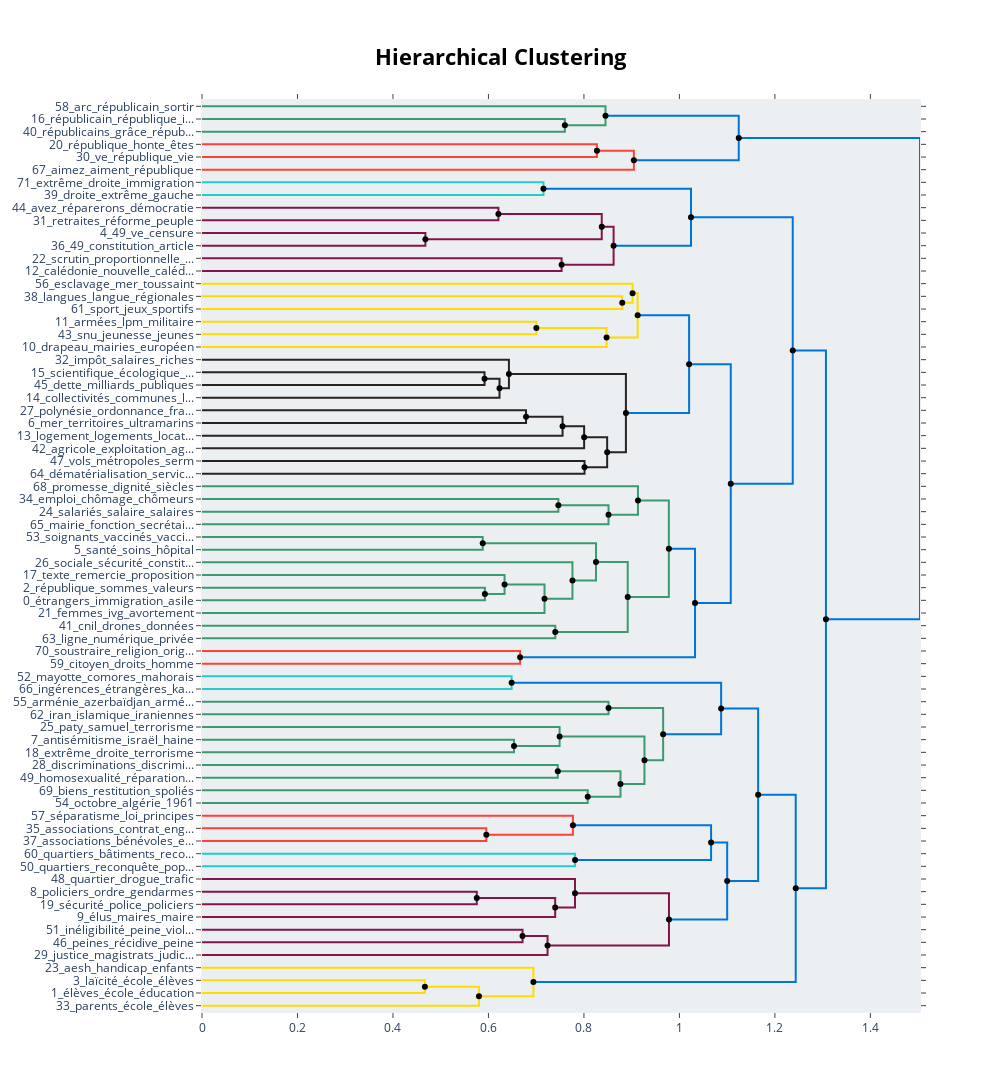

The code cell stored with this chart in its notebook:
### Code cell
fig_hierarchical = topic_model.visualize_hierarchy(
    hierarchical_topics=hierarchical_topics
)
fig_hierarchical

### Figure 1 — Plotly figure (JSON) as saved in the notebook; plotly's stock layout.template omitted (floating-point values rounded to 4 significant figures)
{"data": [{"hoverinfo": "text", "marker": {"color": "rgb(61,153,112)"}, "mode": "lines", "text": ["républicain_république_iiie_ordre_barrage", "", "", "républicains_grâce_républicain_attachées_espèrent"], "type": "scatter", "x": [0, 0.76, 0.76, 0], "xaxis": "x", "y": [-15, -15, -25, -25], "yaxis": "y"}, {"hoverinfo": "text", "marker": {"color": "rgb(61,153,112)"}, "mode": "lines", "text": ["arc_républicain_sortir_étonnement_situerait", "", "", "républicain_républicains_république_grâce_iiie"], "type": "scatter", "x": [0, 0.8452, 0.8452, 0.76], "xaxis": "x", "y": [-5, -5, -20, -20], "yaxis": "y"}, {"hoverinfo": "text", "marker": {"color": "rgb(255,65,54)"}, "mode": "lines", "text": ["république_honte_êtes_détruisant_détruisez", "", "", "ve_république_vie_présidente_pen"], "type": "scatter", "x": [0, 0.8272, 0.8272, 0], "xaxis": "x", "y": [-35, -35, -45, -45], "yaxis": "y"}, {"hoverinfo": "text", "marker": {"color": "rgb(255,65,54)"}, "mode": "lines", "text": ["république_honte_ve_vie_êtes", "", "", "aimez_aiment_république_rance_aimait"], "type": "scatter", "x": [0.8272, 0.9046, 0.9046, 0], "xaxis": "x", "y": [-40, -40, -55, -55], "yaxis": "y"}, {"hoverinfo": "text", "marker": {"color": "rgb(0,116,217)"}, "mode": "lines", "text": ["républicain_arc_républicains_république_grâce", "", "", "république_honte_ve_aimez_vie"], "type": "scatter", "x": [0.8452, 1.124, 1.124, 0.9046], "xaxis": "x", "y": [-12.5, -12.5, -47.5, -47.5], "yaxis": "y"}, {"hoverinfo": "text", "marker": {"color": "rgb(35,205,205)"}, "mode": "lines", "text": ["extrême_droite_immigration_peur_ennemi", "", "", "droite_extrême_gauche_histoire_dos"], "type": "scatter", "x": [0, 0.7152, 0.7152, 0], "xaxis": "x", "y": [-65, -65, -75, -75], "yaxis": "y"}, {"hoverinfo": "text", "marker": {"color": "rgb(133,20,75)"}, "mode": "lines", "text": ["avez_réparerons_démocratie_macron_emmanuel", "", "", "retraites_réforme_peuple_retraite_64"], "type": "scatter", "x": [0, 0.6209, 0.6209, 0], "xaxis": "x", "y": [-85, -85, -95, -95], "yaxis": "y"}, {"hoverinfo": "text", "marker": {"color": "rgb(133,20,75)"}, "mode": "lines", "text": ["49_ve_censure_assemblée_majorité", "", "", "49_constitution_article_alinéa_1958"], "type": "scatter", "x": [0, 0.4679, 0.4679, 0], "xaxis": "x", "y": [-105, -105, -115, -115], "yaxis": "y"}, {"hoverinfo": "text", "marker": {"color": "rgb(133,20,75)"}, "mode": "lines", "text": ["retraites_réforme_peuple_avez_démocratie", "", "", "49_ve_constitution_assemblée_majorité"], "type": "scatter", "x": [0.6209, 0.8373, 0.8373, 0.4679], "xaxis": "x", "y": [-90, -90, -110, -110], "yaxis": "y"}, {"hoverinfo": "text", "marker": {"color": "rgb(133,20,75)"}, "mode": "lines", "text": ["scrutin_proportionnelle_mode_majoritaire_ve", "", "", "calédonie_nouvelle_calédoniens_accord_nouméa"], "type": "scatter", "x": [0, 0.7532, 0.7532, 0], "xaxis": "x", "y": [-125, -125, -135, -135], "yaxis": "y"}, {"hoverinfo": "text", "marker": {"color": "rgb(133,20,75)"}, "mode": "lines", "text": ["49_ve_assemblée_avez_constitution", "", "", "calédonie_nouvelle_élections_scrutin_calédoniens"], "type": "scatter", "x": [0.8373, 0.8621, 0.8621, 0.7532], "xaxis": "x", "y": [-100, -100, -130, -130], "yaxis": "y"}, {"hoverinfo": "text", "marker": {"color": "rgb(0,116,217)"}, "mode": "lines", "text": ["droite_extrême_gauche_peur_histoire", "", "", "calédonie_nouvelle_49_ve_élections"], "type": "scatter", "x": [0.7152, 1.024, 1.024, 0.8621], "xaxis": "x", "y": [-70, -70, -115, -115], "yaxis": "y"}, {"hoverinfo": "text", "marker": {"color": "rgb(255,220,0)"}, "mode": "lines", "text": ["langues_langue_régionales_française_enseignement", "", "", "sport_jeux_sportifs_clubs_sportive"], "type": "scatter", "x": [0, 0.8803, 0.8803, 0], "xaxis": "x", "y": [-155, -155, -165, -165], "yaxis": "y"}, {"hoverinfo": "text", "marker": {"color": "rgb(255,220,0)"}, "mode": "lines", "text": ["esclavage_mer_toussaint_louverture_aboli", "", "", "langues_langue_régionales_sport_jeux"], "type": "scatter", "x": [0, 0.9019, 0.9019, 0.8803], "xaxis": "x", "y": [-145, -145, -160, -160], "yaxis": "y"}, {"hoverinfo": "text", "marker": {"color": "rgb(255,220,0)"}, "mode": "lines", "text": ["armées_lpm_militaire_programmation_défense", "", "", "snu_jeunesse_jeunes_militaire_smv"], "type": "scatter", "x": [0, 0.7004, 0.7004, 0], "xaxis": "x", "y": [-175, -175, -185, -185], "yaxis": "y"}, {"hoverinfo": "text", "marker": {"color": "rgb(255,220,0)"}, "mode": "lines", "text": ["armées_militaire_défense_lpm_programmation", "", "", "drapeau_mairies_européen_tricolore_pavoisement"], "type": "scatter", "x": [0.7004, 0.8475, 0.8475, 0], "xaxis": "x", "y": [-180, -180, -195, -195], "yaxis": "y"}, {"hoverinfo": "text", "marker": {"color": "rgb(255,220,0)"}, "mode": "lines", "text": ["langues_langue_régionales_sport_française", "", "", "armées_drapeau_militaire_défense_programmation"], "type": "scatter", "x": [0.9019, 0.9126, 0.9126, 0.8475], "xaxis": "x", "y": [-152.5, -152.5, -187.5, -187.5], "yaxis": "y"}, {"hoverinfo": "text", "marker": {"color": "rgb(40,35,35)"}, "mode": "lines", "text": ["scientifique_écologique_climatique_énergie_nucléaire", "", "", "dette_milliards_publiques_dépenses_finances"], "type": "scatter", "x": [0, 0.5918, 0.5918, 0], "xaxis": "x", "y": [-215, -215, -225, -225], "yaxis": "y"}, {"hoverinfo": "text", "marker": {"color": "rgb(40,35,35)"}, "mode": "lines", "text": ["dette_milliards_publiques_écologique_finances", "", "", "collectivités_communes_locales_finances_dgf"], "type": "scatter", "x": [0.5918, 0.6232, 0.6232, 0], "xaxis": "x", "y": [-220, -220, -235, -235], "yaxis": "y"}, {"hoverinfo": "text", "marker": {"color": "rgb(40,35,35)"}, "mode": "lines", "text": ["impôt_salaires_riches_milliards_entreprises", "", "", "collectivités_milliards_finances_dette_publiques"], "type": "scatter", "x": [0, 0.6429, 0.6429, 0.6232], "xaxis": "x", "y": [-205, -205, -227.5, -227.5], "yaxis": "y"}, {"hoverinfo": "text", "marker": {"color": "rgb(40,35,35)"}, "mode": "lines", "text": ["polynésie_ordonnance_française_fonction_publique", "", "", "mer_territoires_ultramarins_prix_eau"], "type": "scatter", "x": [0, 0.6788, 0.6788, 0], "xaxis": "x", "y": [-245, -245, -255, -255], "yaxis": "y"}, {"hoverinfo": "text", "marker": {"color": "rgb(40,35,35)"}, "mode": "lines", "text": ["mer_territoires_polynésie_ultramarins_ordonnance", "", "", "logement_logements_locataires_abri_domicile"], "type": "scatter", "x": [0.6788, 0.7552, 0.7552, 0], "xaxis": "x", "y": [-250, -250, -265, -265], "yaxis": "y"}, {"hoverinfo": "text", "marker": {"color": "rgb(40,35,35)"}, "mode": "lines", "text": ["mer_territoires_polynésie_ultramarins_ordonnance", "", "", "agricole_exploitation_agriculteurs_marins_agriculture"], "type": "scatter", "x": [0.7552, 0.8004, 0.8004, 0], "xaxis": "x", "y": [-257.5, -257.5, -275, -275], "yaxis": "y"}, {"hoverinfo": "text", "marker": {"color": "rgb(40,35,35)"}, "mode": "lines", "text": ["vols_métropoles_serm_transports_ferroviaire", "", "", "dématérialisation_services_numérique_publics_accueil"], "type": "scatter", "x": [0, 0.8013, 0.8013, 0], "xaxis": "x", "y": [-285, -285, -295, -295], "yaxis": "y"}, {"hoverinfo": "text", "marker": {"color": "rgb(40,35,35)"}, "mode": "lines", "text": ["mer_territoires_polynésie_ultramarins_ordonnance", "", "", "services_dématérialisation_publics_numérique_accueil"], "type": "scatter", "x": [0.8004, 0.8487, 0.8487, 0.8013], "xaxis": "x", "y": [-266.2, -266.2, -290, -290], "yaxis": "y"}, {"hoverinfo": "text", "marker": {"color": "rgb(40,35,35)"}, "mode": "lines", "text": ["collectivités_milliards_finances_euros_dette", "", "", "mer_territoires_polynésie_ultramarins_ordonnance"], "type": "scatter", "x": [0.6429, 0.8879, 0.8879, 0.8487], "xaxis": "x", "y": [-216.2, -216.2, -278.1, -278.1], "yaxis": "y"}, {"hoverinfo": "text", "marker": {"color": "rgb(0,116,217)"}, "mode": "lines", "text": ["langues_armées_drapeau_langue_militaire", "", "", "mer_collectivités_territoires_qu_euros"], "type": "scatter", "x": [0.9126, 1.02, 1.02, 0.8879], "xaxis": "x", "y": [-170, -170, -247.2, -247.2], "yaxis": "y"}, {"hoverinfo": "text", "marker": {"color": "rgb(61,153,112)"}, "mode": "lines", "text": ["emploi_chômage_chômeurs_travail_rsa", "", "", "salariés_salaire_salaires_entreprises_valeur"], "type": "scatter", "x": [0, 0.7465, 0.7465, 0], "xaxis": "x", "y": [-315, -315, -325, -325], "yaxis": "y"}, {"hoverinfo": "text", "marker": {"color": "rgb(61,153,112)"}, "mode": "lines", "text": ["emploi_salariés_salaires_salaire_entreprises", "", "", "mairie_fonction_secrétaires_publique_métier"], "type": "scatter", "x": [0.7465, 0.8515, 0.8515, 0], "xaxis": "x", "y": [-320, -320, -335, -335], "yaxis": "y"}, {"hoverinfo": "text", "marker": {"color": "rgb(61,153,112)"}, "mode": "lines", "text": ["promesse_dignité_siècles_précaires_correspondre", "", "", "emploi_salariés_salaires_travail_salaire"], "type": "scatter", "x": [0, 0.9132, 0.9132, 0.8515], "xaxis": "x", "y": [-305, -305, -327.5, -327.5], "yaxis": "y"}, {"hoverinfo": "text", "marker": {"color": "rgb(61,153,112)"}, "mode": "lines", "text": ["soignants_vaccinés_vaccinale_santé_covid", "", "", "santé_soins_hôpital_médecins_soignants"], "type": "scatter", "x": [0, 0.5881, 0.5881, 0], "xaxis": "x", "y": [-345, -345, -355, -355], "yaxis": "y"}, {"hoverinfo": "text", "marker": {"color": "rgb(61,153,112)"}, "mode": "lines", "text": ["république_sommes_valeurs_français_compromis", "", "", "étrangers_immigration_asile_intégration_expulsion"], "type": "scatter", "x": [0, 0.5926, 0.5926, 0], "xaxis": "x", "y": [-385, -385, -395, -395], "yaxis": "y"}, {"hoverinfo": "text", "marker": {"color": "rgb(61,153,112)"}, "mode": "lines", "text": ["texte_remercie_proposition_loi_amendements", "", "", "étrangers_immigration_asile_intégration_france"], "type": "scatter", "x": [0, 0.6337, 0.6337, 0.5926], "xaxis": "x", "y": [-375, -375, -390, -390], "yaxis": "y"}, {"hoverinfo": "text", "marker": {"color": "rgb(61,153,112)"}, "mode": "lines", "text": ["étrangers_immigration_asile_france_intégration", "", "", "femmes_ivg_avortement_droit_liberté"], "type": "scatter", "x": [0.6337, 0.7174, 0.7174, 0], "xaxis": "x", "y": [-382.5, -382.5, -405, -405], "yaxis": "y"}, {"hoverinfo": "text", "marker": {"color": "rgb(61,153,112)"}, "mode": "lines", "text": ["sociale_sécurité_constitutionnelle_institution_constitution", "", "", "droit_étrangers_femmes_immigration_asile"], "type": "scatter", "x": [0, 0.776, 0.776, 0.7174], "xaxis": "x", "y": [-365, -365, -393.8, -393.8], "yaxis": "y"}, {"hoverinfo": "text", "marker": {"color": "rgb(61,153,112)"}, "mode": "lines", "text": ["santé_soins_hôpital_soignants_système", "", "", "droit_étrangers_femmes_immigration_asile"], "type": "scatter", "x": [0.5881, 0.8253, 0.8253, 0.776], "xaxis": "x", "y": [-350, -350, -379.4, -379.4], "yaxis": "y"}, {"hoverinfo": "text", "marker": {"color": "rgb(61,153,112)"}, "mode": "lines", "text": ["cnil_drones_données_avis_conseil", "", "", "ligne_numérique_privée_image_contre"], "type": "scatter", "x": [0, 0.74, 0.74, 0], "xaxis": "x", "y": [-415, -415, -425, -425], "yaxis": "y"}, {"hoverinfo": "text", "marker": {"color": "rgb(61,153,112)"}, "mode": "lines", "text": ["santé_droit_loi_étrangers_qu", "", "", "cnil_ligne_numérique_données_libertés"], "type": "scatter", "x": [0.8253, 0.8917, 0.8917, 0.74], "xaxis": "x", "y": [-364.7, -364.7, -420, -420], "yaxis": "y"}, {"hoverinfo": "text", "marker": {"color": "rgb(61,153,112)"}, "mode": "lines", "text": ["emploi_salariés_salaires_travail_salaire", "", "", "droit_santé_loi_qu_femmes"], "type": "scatter", "x": [0.9132, 0.9779, 0.9779, 0.8917], "xaxis": "x", "y": [-316.2, -316.2, -392.3, -392.3], "yaxis": "y"}, {"hoverinfo": "text", "marker": {"color": "rgb(255,65,54)"}, "mode": "lines", "text": ["soustraire_religion_origine_prévaloir_lois", "", "", "citoyen_droits_homme_déclaration_liberté"], "type": "scatter", "x": [0, 0.6663, 0.6663, 0], "xaxis": "x", "y": [-435, -435, -445, -445], "yaxis": "y"}, {"hoverinfo": "text", "marker": {"color": "rgb(0,116,217)"}, "mode": "lines", "text": ["droit_femmes_santé_loi_qu", "", "", "citoyen_droits_déclaration_homme_article"], "type": "scatter", "x": [0.9779, 1.033, 1.033, 0.6663], "xaxis": "x", "y": [-354.3, -354.3, -440, -440], "yaxis": "y"}, {"hoverinfo": "text", "marker": {"color": "rgb(0,116,217)"}, "mode": "lines", "text": ["mer_collectivités_territoires_qu_euros", "", "", "droit_loi_femmes_santé_qu"], "type": "scatter", "x": [1.02, 1.108, 1.108, 1.033], "xaxis": "x", "y": [-208.6, -208.6, -397.1, -397.1], "yaxis": "y"}, {"hoverinfo": "text", "marker": {"color": "rgb(0,116,217)"}, "mode": "lines", "text": ["calédonie_nouvelle_49_ve_république", "", "", "qu_loi_république_france_droit"], "type": "scatter", "x": [1.024, 1.237, 1.237, 1.108], "xaxis": "x", "y": [-92.5, -92.5, -302.9, -302.9], "yaxis": "y"}, {"hoverinfo": "text", "marker": {"color": "rgb(35,205,205)"}, "mode": "lines", "text": ["mayotte_comores_mahorais_migratoire_comorienne", "", "", "ingérences_étrangères_kazakhstan_mayotte_ingérence"], "type": "scatter", "x": [0, 0.6486, 0.6486, 0], "xaxis": "x", "y": [-455, -455, -465, -465], "yaxis": "y"}, {"hoverinfo": "text", "marker": {"color": "rgb(61,153,112)"}, "mode": "lines", "text": ["arménie_azerbaïdjan_arménien_karabakh_arméniens", "", "", "iran_islamique_iraniennes_iranien_iraniens"], "type": "scatter", "x": [0, 0.8516, 0.8516, 0], "xaxis": "x", "y": [-475, -475, -485, -485], "yaxis": "y"}, {"hoverinfo": "text", "marker": {"color": "rgb(61,153,112)"}, "mode": "lines", "text": ["antisémitisme_israël_haine_antisémites_juifs", "", "", "extrême_droite_terrorisme_groupuscules_ultradroite"], "type": "scatter", "x": [0, 0.6536, 0.6536, 0], "xaxis": "x", "y": [-505, -505, -515, -515], "yaxis": "y"}, {"hoverinfo": "text", "marker": {"color": "rgb(61,153,112)"}, "mode": "lines", "text": ["paty_samuel_terrorisme_bernard_dominique", "", "", "antisémitisme_terrorisme_extrême_haine_droite"], "type": "scatter", "x": [0, 0.7491, 0.7491, 0.6536], "xaxis": "x", "y": [-495, -495, -510, -510], "yaxis": "y"}, {"hoverinfo": "text", "marker": {"color": "rgb(61,153,112)"}, "mode": "lines", "text": ["discriminations_discrimination_tests_racisme_statistiques", "", "", "homosexualité_réparation_1942_vichy_homosexuelles"], "type": "scatter", "x": [0, 0.7452, 0.7452, 0], "xaxis": "x", "y": [-525, -525, -535, -535], "yaxis": "y"}, {"hoverinfo": "text", "marker": {"color": "rgb(61,153,112)"}, "mode": "lines", "text": ["biens_restitution_spoliés_culturels_restitutions", "", "", "octobre_algérie_1961_17_victimes"], "type": "scatter", "x": [0, 0.8079, 0.8079, 0], "xaxis": "x", "y": [-545, -545, -555, -555], "yaxis": "y"}, {"hoverinfo": "text", "marker": {"color": "rgb(61,153,112)"}, "mode": "lines", "text": ["discriminations_discrimination_tests_homosexualité_réparation", "", "", "octobre_histoire_mémoire_algérie_1961"], "type": "scatter", "x": [0.7452, 0.8765, 0.8765, 0.8079], "xaxis": "x", "y": [-530, -530, -550, -550], "yaxis": "y"}, {"hoverinfo": "text", "marker": {"color": "rgb(61,153,112)"}, "mode": "lines", "text": ["terrorisme_antisémitisme_haine_extrême_contre", "", "", "discriminations_discrimination_victimes_histoire_mémoire"], "type": "scatter", "x": [0.7491, 0.9268, 0.9268, 0.8765], "xaxis": "x", "y": [-502.5, -502.5, -540, -540], "yaxis": "y"}, {"hoverinfo": "text", "marker": {"color": "rgb(61,153,112)"}, "mode": "lines", "text": ["arménie_iran_azerbaïdjan_arménien_karabakh", "", "", "antisémitisme_terrorisme_contre_discriminations_france"], "type": "scatter", "x": [0.8516, 0.9659, 0.9659, 0.9268], "xaxis": "x", "y": [-480, -480, -521.2, -521.2], "yaxis": "y"}, {"hoverinfo": "text", "marker": {"color": "rgb(0,116,217)"}, "mode": "lines", "text": ["mayotte_comores_étrangères_ingérences_kazakhstan", "", "", "antisémitisme_france_contre_arménie_terrorisme"], "type": "scatter", "x": [0.6486, 1.087, 1.087, 0.9659], "xaxis": "x", "y": [-460, -460, -500.6, -500.6], "yaxis": "y"}, {"hoverinfo": "text", "marker": {"color": "rgb(255,65,54)"}, "mode": "lines", "text": ["associations_contrat_engagement_association_subventions", "", "", "associations_bénévoles_engagement_associatif_bénévole"], "type": "scatter", "x": [0, 0.5956, 0.5956, 0], "xaxis": "x", "y": [-575, -575, -585, -585], "yaxis": "y"}, {"hoverinfo": "text", "marker": {"color": "rgb(255,65,54)"}, "mode": "lines", "text": ["séparatisme_loi_principes_confortant_radicalisation", "", "", "associations_engagement_associatif_bénévoles_contrat"], "type": "scatter", "x": [0, 0.7769, 0.7769, 0.5956], "xaxis": "x", "y": [-565, -565, -580, -580], "yaxis": "y"}, {"hoverinfo": "text", "marker": {"color": "rgb(35,205,205)"}, "mode": "lines", "text": ["quartiers_bâtiments_reconstruction_publics_reconstruire", "", "", "quartiers_reconquête_populaires_habitants_républicaine"], "type": "scatter", "x": [0, 0.7815, 0.7815, 0], "xaxis": "x", "y": [-595, -595, -605, -605], "yaxis": "y"}, {"hoverinfo": "text", "marker": {"color": "rgb(0,116,217)"}, "mode": "lines", "text": ["associations_engagement_associatif_bénévoles_contrat", "", "", "quartiers_reconquête_habitants_bâtiments_reconstruction"], "type": "scatter", "x": [0.7769, 1.066, 1.066, 0.7815], "xaxis": "x", "y": [-572.5, -572.5, -600, -600], "yaxis": "y"}, {"hoverinfo": "text", "marker": {"color": "rgb(133,20,75)"}, "mode": "lines", "text": ["policiers_ordre_gendarmes_police_forces", "", "", "sécurité_police_policiers_gendarmes_ministère"], "type": "scatter", "x": [0, 0.5756, 0.5756, 0], "xaxis": "x", "y": [-625, -625, -635, -635], "yaxis": "y"}, {"hoverinfo": "text", "marker": {"color": "rgb(133,20,75)"}, "mode": "lines", "text": ["policiers_police_gendarmes_ordre_forces", "", "", "élus_maires_maire_locaux_élu"], "type": "scatter", "x": [0.5756, 0.7398, 0.7398, 0], "xaxis": "x", "y": [-630, -630, -645, -645], "yaxis": "y"}, {"hoverinfo": "text", "marker": {"color": "rgb(133,20,75)"}, "mode": "lines", "text": ["quartier_drogue_trafic_ville_stupéfiants", "", "", "élus_policiers_maires_police_violences"], "type": "scatter", "x": [0, 0.7813, 0.7813, 0.7398], "xaxis": "x", "y": [-615, -615, -637.5, -637.5], "yaxis": "y"}, {"hoverinfo": "text", "marker": {"color": "rgb(133,20,75)"}, "mode": "lines", "text": ["inéligibilité_peine_violences_délits_complémentaire", "", "", "peines_récidive_peine_planchers_emprisonnement"], "type": "scatter", "x": [0, 0.6714, 0.6714, 0], "xaxis": "x", "y": [-655, -655, -665, -665], "yaxis": "y"}, {"hoverinfo": "text", "marker": {"color": "rgb(133,20,75)"}, "mode": "lines", "text": ["peine_peines_récidive_délits_inéligibilité", "", "", "justice_magistrats_judiciaire_magistrature_moyens"], "type": "scatter", "x": [0.6714, 0.7238, 0.7238, 0], "xaxis": "x", "y": [-660, -660, -675, -675], "yaxis": "y"}, {"hoverinfo": "text", "marker": {"color": "rgb(133,20,75)"}, "mode": "lines", "text": ["élus_policiers_police_maires_sécurité", "", "", "justice_magistrats_peine_récidive_peines"], "type": "scatter", "x": [0.7813, 0.9781, 0.9781, 0.7238], "xaxis": "x", "y": [-626.2, -626.2, -667.5, -667.5], "yaxis": "y"}, {"hoverinfo": "text", "marker": {"color": "rgb(0,116,217)"}, "mode": "lines", "text": ["associations_engagement_associatif_bénévoles_contrat", "", "", "élus_policiers_justice_violences_police"], "type": "scatter", "x": [1.066, 1.1, 1.1, 0.9781], "xaxis": "x", "y": [-586.2, -586.2, -646.9, -646.9], "yaxis": "y"}, {"hoverinfo": "text", "marker": {"color": "rgb(0,116,217)"}, "mode": "lines", "text": ["france_contre_antisémitisme_terrorisme_arménie", "", "", "élus_associations_policiers_justice_violences"], "type": "scatter", "x": [1.087, 1.165, 1.165, 1.1], "xaxis": "x", "y": [-480.3, -480.3, -616.6, -616.6], "yaxis": "y"}, {"hoverinfo": "text", "marker": {"color": "rgb(255,220,0)"}, "mode": "lines", "text": ["laïcité_école_élèves_uniforme_religieux", "", "", "élèves_école_éducation_enseignants_enseignement"], "type": "scatter", "x": [0, 0.4668, 0.4668, 0], "xaxis": "x", "y": [-695, -695, -705, -705], "yaxis": "y"}, {"hoverinfo": "text", "marker": {"color": "rgb(255,220,0)"}, "mode": "lines", "text": ["école_élèves_laïcité_éducation_enseignants", "", "", "parents_école_élèves_conseils_extrême"], "type": "scatter", "x": [0.4668, 0.5802, 0.5802, 0], "xaxis": "x", "y": [-700, -700, -715, -715], "yaxis": "y"}, {"hoverinfo": "text", "marker": {"color": "rgb(255,220,0)"}, "mode": "lines", "text": ["aesh_handicap_enfants_école_élèves", "", "", "école_élèves_laïcité_éducation_enseignants"], "type": "scatter", "x": [0, 0.6942, 0.6942, 0.5802], "xaxis": "x", "y": [-685, -685, -707.5, -707.5], "yaxis": "y"}, {"hoverinfo": "text", "marker": {"color": "rgb(0,116,217)"}, "mode": "lines", "text": ["contre_qu_élus_été_république", "", "", "école_élèves_éducation_laïcité_scolaire"], "type": "scatter", "x": [1.165, 1.244, 1.244, 0.6942], "xaxis": "x", "y": [-548.4, -548.4, -696.2, -696.2], "yaxis": "y"}, {"hoverinfo": "text", "marker": {"color": "rgb(0,116,217)"}, "mode": "lines", "text": ["qu_loi_république_france_bien", "", "", "école_élèves_qu_république_été"], "type": "scatter", "x": [1.237, 1.307, 1.307, 1.244], "xaxis": "x", "y": [-197.7, -197.7, -622.3, -622.3], "yaxis": "y"}, {"hoverinfo": "text", "marker": {"color": "rgb(0,116,217)"}, "mode": "lines", "text": ["république_républicain_arc_républicains_honte", "", "", "qu_république_loi_été_france"], "type": "scatter", "x": [1.124, 1.504, 1.504, 1.307], "xaxis": "x", "y": [-30, -30, -410.0, -410.0], "yaxis": "y"}, {"hoverinfo": "text", "hovertext": ["république_honte_ve_vie_êtes", "républicain_arc_républicains_république_grâce", "retraites_réforme_peuple_avez_démocratie", "49_ve_assemblée_avez_constitution", "droite_extrême_gauche_peur_histoire", "armées_militaire_défense_lpm_programmation", "langues_langue_régionales_sport_française", "dette_milliards_publiques_écologique_finances", "mer_territoires_polynésie_ultramarins_ordonnance", "mer_territoires_polynésie_ultramarins_ordonnance", "mer_territoires_polynésie_ultramarins_ordonnance", "collectivités_milliards_finances_euros_dette", "langues_armées_drapeau_langue_militaire", "emploi_salariés_salaires_salaire_entreprises", "étrangers_immigration_asile_france_intégration", "santé_soins_hôpital_soignants_système", "santé_droit_loi_étrangers_qu", "emploi_salariés_salaires_travail_salaire", "droit_femmes_santé_loi_qu", "mer_collectivités_territoires_qu_euros", "calédonie_nouvelle_49_ve_république", "discriminations_discrimination_tests_homosexualité_réparation", "terrorisme_antisémitisme_haine_extrême_contre", "arménie_iran_azerbaïdjan_arménien_karabakh", "mayotte_comores_étrangères_ingérences_kazakhstan", "associations_engagement_associatif_bénévoles_contrat", "policiers_police_gendarmes_ordre_forces", "peine_peines_récidive_délits_inéligibilité", "élus_policiers_police_maires_sécurité", "associations_engagement_associatif_bénévoles_contrat", "france_contre_antisémitisme_terrorisme_arménie", "école_élèves_laïcité_éducation_enseignants", "contre_qu_élus_été_république", "qu_loi_république_france_bien", "république_républicain_arc_républicains_honte"], "marker": {"color": "black"}, "mode": "markers", "showlegend": false, "type": "scatter", "x": [0.8272, 0.8452, 0.6209, 0.8373, 0.7152, 0.7004, 0.9019, 0.5918, 0.6788, 0.7552, 0.8004, 0.6429, 0.9126, 0.7465, 0.6337, 0.5881, 0.8253, 0.9132, 0.9779, 1.02, 1.024, 0.7452, 0.7491, 0.8516, 0.6486, 0.7769, 0.5756, 0.6714, 0.7813, 1.066, 1.087, 0.4668, 1.165, 1.237, 1.124], "y": [-40, -12.5, -90, -100, -70, -180, -152.5, -220, -250, -257.5, -266.2, -216.2, -170, -320, -382.5, -350, -364.7, -316.2, -354.3, -208.6, -92.5, -530, -502.5, -480, -460, -572.5, -630, -660, -626.2, -586.2, -480.3, -700, -548.4, -197.7, -30]}, {"hoverinfo": "text", "hovertext": ["républicain_républicains_république_grâce_iiie", "république_honte_ve_aimez_vie", "49_ve_constitution_assemblée_majorité", "calédonie_nouvelle_élections_scrutin_calédoniens", "calédonie_nouvelle_49_ve_élections", "langues_langue_régionales_sport_jeux", "armées_drapeau_militaire_défense_programmation", "collectivités_milliards_finances_dette_publiques", "services_dématérialisation_publics_numérique_accueil", "mer_territoires_polynésie_ultramarins_ordonnance", "mer_collectivités_territoires_qu_euros", "emploi_salariés_salaires_travail_salaire", "étrangers_immigration_asile_intégration_france", "droit_étrangers_femmes_immigration_asile", "droit_étrangers_femmes_immigration_asile", "cnil_ligne_numérique_données_libertés", "droit_santé_loi_qu_femmes", "citoyen_droits_déclaration_homme_article", "droit_loi_femmes_santé_qu", "qu_loi_république_france_droit", "antisémitisme_terrorisme_extrême_haine_droite", "octobre_histoire_mémoire_algérie_1961", "discriminations_discrimination_victimes_histoire_mémoire", "antisémitisme_terrorisme_contre_discriminations_france", "antisémitisme_france_contre_arménie_terrorisme", "associations_engagement_associatif_bénévoles_contrat", "quartiers_reconquête_habitants_bâtiments_reconstruction", "élus_policiers_maires_police_violences", "justice_magistrats_peine_récidive_peines", "élus_policiers_justice_violences_police", "élus_associations_policiers_justice_violences", "école_élèves_laïcité_éducation_enseignants", "école_élèves_éducation_laïcité_scolaire", "école_élèves_qu_république_été", "qu_république_loi_été_france"], "marker": {"color": "black"}, "mode": "markers", "showlegend": false, "type": "scatter", "x": [0.76, 0.9046, 0.4679, 0.7532, 0.8621, 0.8803, 0.8475, 0.6232, 0.8013, 0.8487, 0.8879, 0.8515, 0.5926, 0.7174, 0.776, 0.74, 0.8917, 0.6663, 1.033, 1.108, 0.6536, 0.8079, 0.8765, 0.9268, 0.9659, 0.5956, 0.7815, 0.7398, 0.7238, 0.9781, 1.1, 0.5802, 0.6942, 1.244, 1.307], "y": [-20, -47.5, -110, -130, -115, -160, -187.5, -227.5, -290, -278.1, -247.2, -327.5, -390, -393.8, -379.4, -420, -392.3, -440, -397.1, -302.9, -510, -550, -540, -521.2, -500.6, -580, -600, -637.5, -667.5, -646.9, -616.6, -707.5, -696.2, -622.3, -410.0]}], "layout": {"autosize": false, "height": 1280, "hoverlabel": {"bgcolor": "white", "font": {"family": "Rockwell", "size": 16}}, "hovermode": "closest", "plot_bgcolor": "#ECEFF1", "showlegend": false, "title": {"font": {"color": "Black", "size": 22}, "text": "<b>Hierarchical Clustering</b>", "x": 0.5, "xanchor": "center", "yanchor": "top"}, "width": 1000, "xaxis": {"mirror": "allticks", "rangemode": "tozero", "showgrid": false, "showline": true, "showticklabels": true, "ticks": "outside", "type": "linear", "zeroline": false}, "yaxis": {"mirror": "allticks", "range": [-720, 0], "rangemode": "tozero", "showgrid": false, "showline": true, "showticklabels": true, "tickmode": "array", "ticks": "outside", "ticktext": ["58_arc_républicain_sortir", "16_républicain_république_i...", "40_républicains_grâce_répub...", "20_république_honte_êtes", "30_ve_république_vie", "67_aimez_aiment_république", "71_extrême_droite_immigration", "39_droite_extrême_gauche", "44_avez_réparerons_démocratie", "31_retraites_réforme_peuple", "4_49_ve_censure", "36_49_constitution_article", "22_scrutin_proportionnelle_...", "12_calédonie_nouvelle_caléd...", "56_esclavage_mer_toussaint", "38_langues_langue_régionales", "61_sport_jeux_sportifs", "11_armées_lpm_militaire", "43_snu_jeunesse_jeunes", "10_drapeau_mairies_européen", "32_impôt_salaires_riches", "15_scientifique_écologique_...", "45_dette_milliards_publiques", "14_collectivités_communes_l...", "27_polynésie_ordonnance_fra...", "6_mer_territoires_ultramarins", "13_logement_logements_locat...", "42_agricole_exploitation_ag...", "47_vols_métropoles_serm", "64_dématérialisation_servic...", "68_promesse_dignité_siècles", "34_emploi_chômage_chômeurs", "24_salariés_salaire_salaires", "65_mairie_fonction_secrétai...", "53_soignants_vaccinés_vacci...", "5_santé_soins_hôpital", "26_sociale_sécurité_constit...", "17_texte_remercie_proposition", "2_république_sommes_valeurs", "0_étrangers_immigration_asile", "21_femmes_ivg_avortement", "41_cnil_drones_données", "63_ligne_numérique_privée", "70_soustraire_religion_orig...", "59_citoyen_droits_homme", "52_mayotte_comores_mahorais", "66_ingérences_étrangères_ka...", "55_arménie_azerbaïdjan_armé...", "62_iran_islamique_iraniennes", "25_paty_samuel_terrorisme", "7_antisémitisme_israël_haine", "18_extrême_droite_terrorisme", "28_discriminations_discrimi...", "49_homosexualité_réparation...", "69_biens_restitution_spoliés", "54_octobre_algérie_1961", "57_séparatisme_loi_principes", "35_associations_contrat_eng...", "37_associations_bénévoles_e...", "60_quartiers_bâtiments_reco...", "50_quartiers_reconquête_pop...", "48_quartier_drogue_trafic", "8_policiers_ordre_gendarmes", "19_sécurité_police_policiers", "9_élus_maires_maire", "51_inéligibilité_peine_viol...", "46_peines_récidive_peine", "29_justice_magistrats_judic...", "23_aesh_handicap_enfants", "3_laïcité_école_élèves", "1_élèves_école_éducation", "33_parents_école_élèves"], "tickvals": [-5, -15, -25, -35, -45, -55, -65, -75, -85, -95, -105, -115, -125, -135, -145, -155, -165, -175, -185, -195, -205, -215, -225, -235, -245, -255, -265, -275, -285, -295, -305, -315, -325, -335, -345, -355, -365, -375, -385, -395, -405, -415, -425, -435, -445, -455, -465, -475, -485, -495, -505, -515, -525, -535, -545, -555, -565, -575, -585, -595, -605, -615, -625, -635, -645, -655, -665, -675, -685, -695, -705, -715], "type": "linear", "zeroline": false}}}
